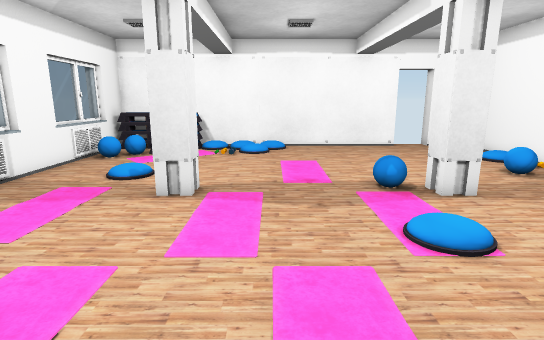
[1] (above)

14 first-person views from a walk through a scene from a Unity 3-D project. The camera is 1.3 m above the floor, tilts 12° down and sees 80° across. The floor is counted in squares, 0.5 m on a side. Each view is taken from the middle of a square. On the plan, view 1 faces up. The plan holds only what a view shows up to about 20 squares ahead; the rest is blank. Door leaves are left out, so doorways stand open.

[2]
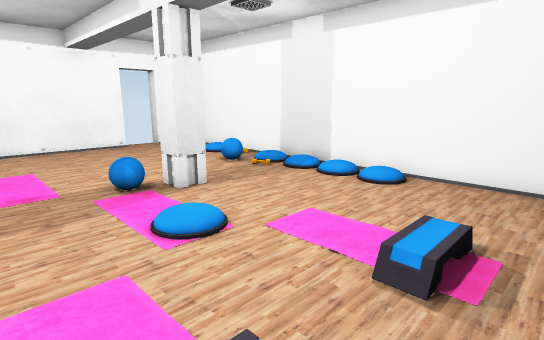

[3]
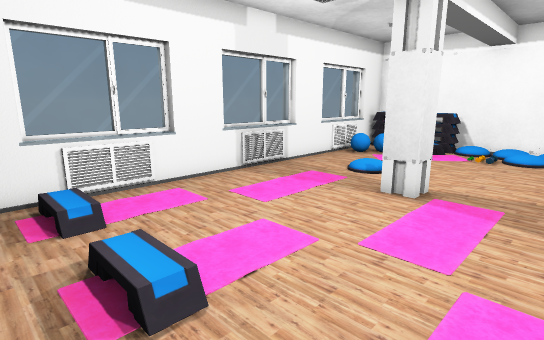

[4]
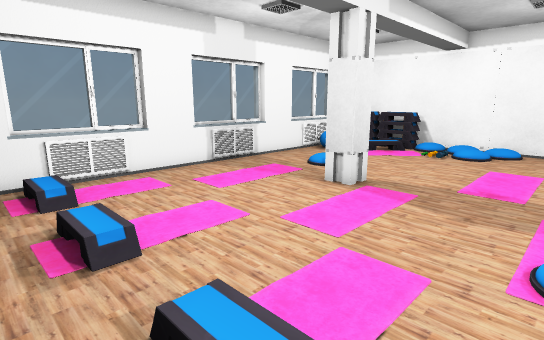

[5]
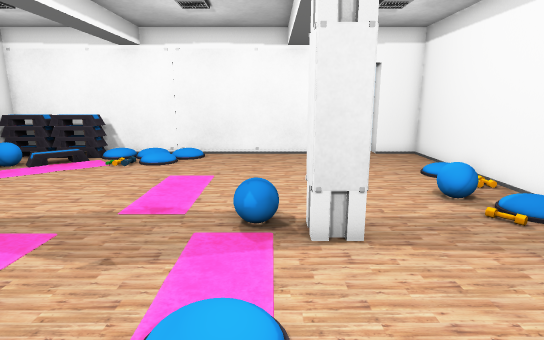

[6]
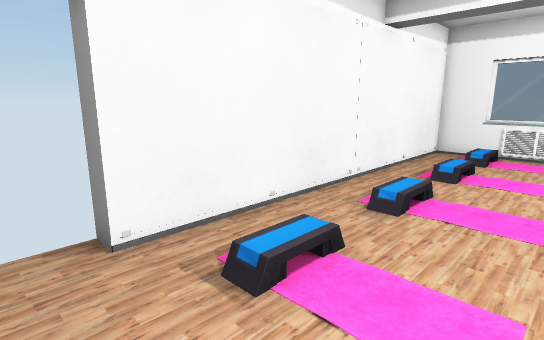

[7]
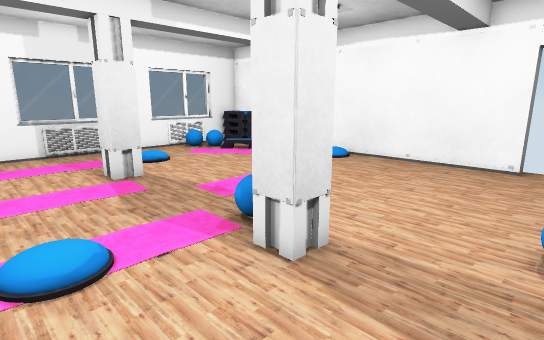

[8]
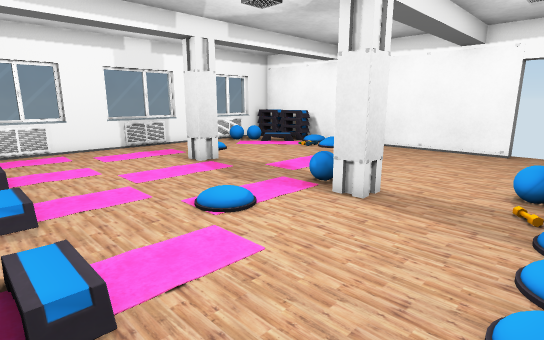

[9]
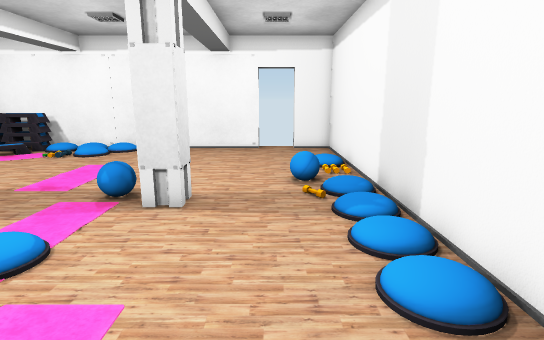

[10]
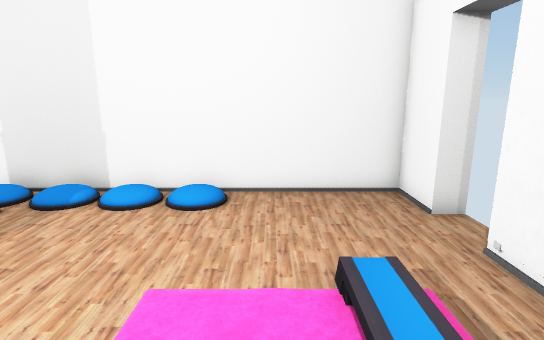

[11]
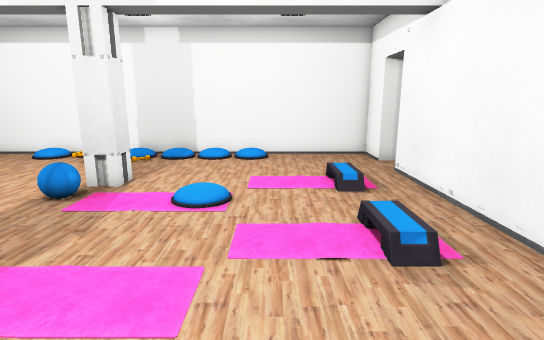

[12]
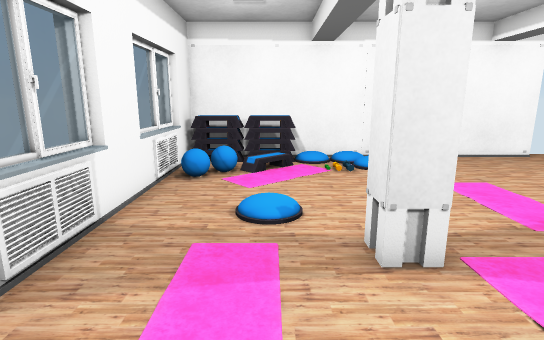

[13]
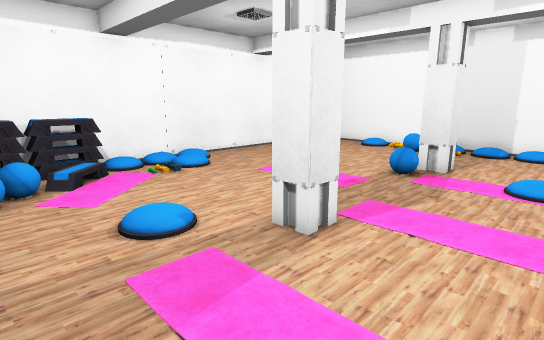

[14]
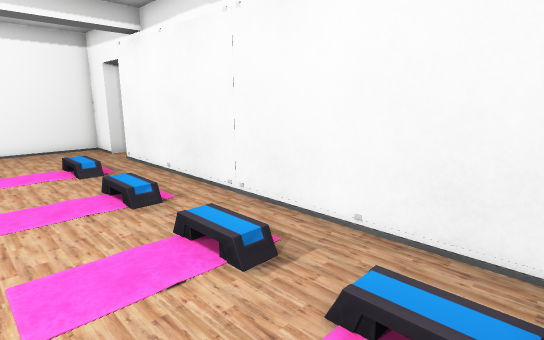

### Floor plan
Key: @ floor where view 1 was taken; # wall or solid block; . main floor; : floor 0.25 m higher than the main floor; / step, stairs or slope; D open door; = window, fence, low wall or low ledge; ^ raised ledge; O other object.
Columns run from 10 left of view 1 to 11 right of it. Each row starts with its distance up from view 1.
 20                  #DD
 19  #################.###
 18 ##OOOOO::  ..........#
 17 == ..//./ ...........#
 16 == O/  ///...........#
 15 =^ .. ............../#
 14  =................../#
 13  =......... .........#
 12 ##......... .......O.#
 11 ==...:..... ......../#
 10 ==.....##.....O##.../#
  9 ==.....##......##.../#
  8 ==....... ... ......:#
  7 #=....... ... ......:#
  6 ##....... ... :......#
  5 ==...........//.....:#
  4  =. ... ... .........#
  3 ==. ... ... .........#
  2 =^/ /./ /./ /.///....#
  1  =...................#
  0  #........@..........#
 -1  #################DD##
 -2                  # #

Positions as (right, up) in squares from view 1, and headings:
1: (0, 0), facing up
2: (0, 0), facing up-right
3: (1, 0), facing up-left
4: (3, 0), facing up-left
5: (4, 3), facing up
6: (9, 5), facing down-left
7: (9, 5), facing up-left
8: (10, 1), facing up-left
9: (8, 1), facing up
10: (2, 3), facing right
11: (-5, 4), facing right
12: (-5, 4), facing up
13: (-8, 5), facing up-right
14: (-8, 5), facing down-right
